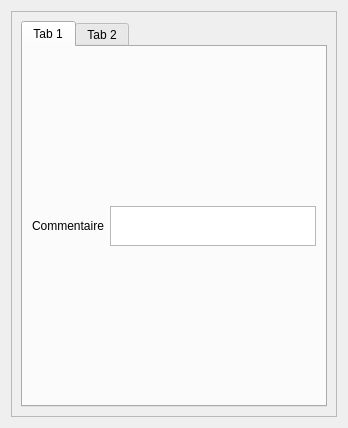
<?xml version="1.0" encoding="UTF-8"?>
<ui version="4.0">
 <class>Form</class>
 <widget class="QWidget" name="Form">
  <property name="geometry">
   <rect>
    <x>0</x>
    <y>0</y>
    <width>348</width>
    <height>428</height>
   </rect>
  </property>
  <property name="windowTitle">
   <string>Form</string>
  </property>
  <layout class="QVBoxLayout" name="verticalLayout" stretch="0">
   <item>
    <widget class="QFrame" name="frame_2">
     <property name="frameShape">
      <enum>QFrame::StyledPanel</enum>
     </property>
     <property name="frameShadow">
      <enum>QFrame::Raised</enum>
     </property>
     <layout class="QVBoxLayout" name="verticalLayout_2">
      <item>
       <widget class="QTabWidget" name="tabWidget">
        <property name="currentIndex">
         <number>0</number>
        </property>
        <widget class="QWidget" name="tab">
         <attribute name="title">
          <string>Tab 1</string>
         </attribute>
         <layout class="QGridLayout" name="gridLayout">
          <item row="0" column="0">
           <widget class="QLabel" name="label_9">
            <property name="text">
             <string>Commentaire</string>
            </property>
           </widget>
          </item>
          <item row="0" column="1">
           <widget class="QTextBrowser" name="textBrowser_comm">
            <property name="maximumSize">
             <size>
              <width>16777215</width>
              <height>40</height>
             </size>
            </property>
            <property name="readOnly">
             <bool>false</bool>
            </property>
           </widget>
          </item>
         </layout>
        </widget>
        <widget class="QWidget" name="tab_2">
         <attribute name="title">
          <string>Tab 2</string>
         </attribute>
         <layout class="QGridLayout" name="gridLayout_2">
          <item row="1" column="1">
           <widget class="QSpinBox" name="spinBox_id_lst_gabarit"/>
          </item>
          <item row="0" column="0">
           <widget class="QLabel" name="label">
            <property name="text">
             <string>Nombre passe</string>
            </property>
           </widget>
          </item>
          <item row="1" column="0">
           <widget class="QLabel" name="label_2">
            <property name="text">
             <string>id_lst_gabarit</string>
            </property>
           </widget>
          </item>
          <item row="2" column="0">
           <widget class="QLabel" name="label_3">
            <property name="text">
             <string>gabarit_passe</string>
            </property>
           </widget>
          </item>
          <item row="0" column="1">
           <widget class="QSpinBox" name="spinBox_nbre_pass"/>
          </item>
          <item row="2" column="1">
           <widget class="QSpinBox" name="spinBox_gabarit_passe"/>
          </item>
          <item row="3" column="0">
           <widget class="QLabel" name="label_4">
            <property name="text">
             <string>mode_expl_manuel_barrage</string>
            </property>
           </widget>
          </item>
          <item row="3" column="1">
           <widget class="QTextBrowser" name="textBrowser_mode_expl_manuel_barrage"/>
          </item>
          <item row="4" column="0">
           <widget class="QLabel" name="label_5">
            <property name="text">
             <string>nb_vannes</string>
            </property>
           </widget>
          </item>
          <item row="4" column="1">
           <widget class="QSpinBox" name="spinBox_nb_vannes"/>
          </item>
         </layout>
        </widget>
       </widget>
      </item>
     </layout>
    </widget>
   </item>
  </layout>
 </widget>
 <resources/>
 <connections/>
</ui>
